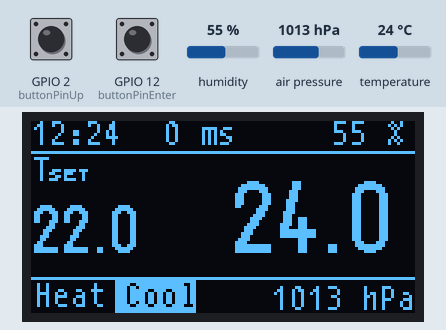
The sketch below on a simulated ESP32. On the bench: 128×64 one-colour display. The inputs (shaded band) are chosen by the test bench; at power-on: GPIO 2 (buttonPinUp) HIGH, humidity 55 %, GPIO 12 (buttonPinEnter) HIGH, air pressure 1013 hPa, temperature 24 °C. What the sketch prints to the serial monitor is not drawn.

Above: at 1.6 s.
1.7 s: GPIO 2 (buttonPinUp) pulled LOW for 0.15 s
At 2.5 s:
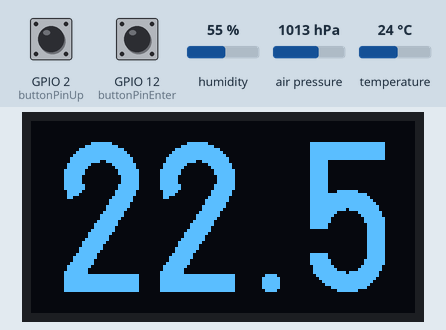
4.2 s: humidity set to 22 %
At 6.0 s:
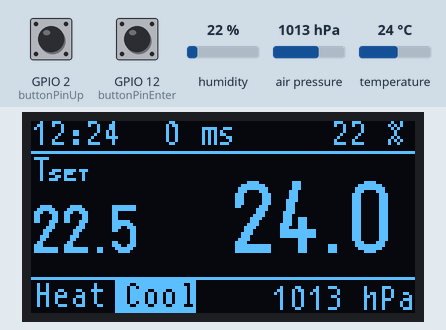
6.3 s: GPIO 12 (buttonPinEnter) pulled LOW for 0.15 s
At 8.1 s:
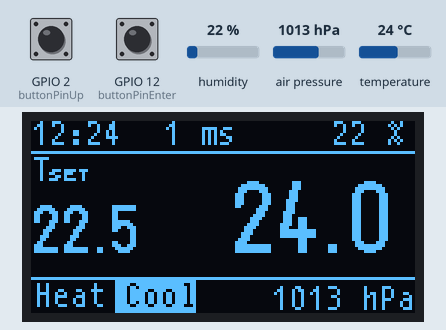
9.4 s: air pressure set to 952 hPa
At 11.3 s:
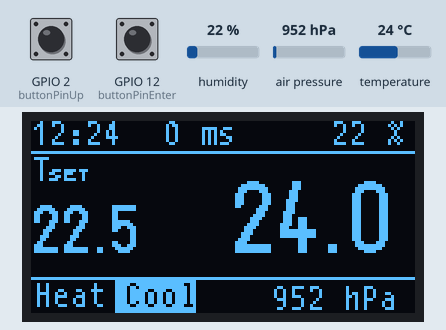
11.9 s: GPIO 2 (buttonPinUp) pulled LOW for 1 s
At 13.9 s:
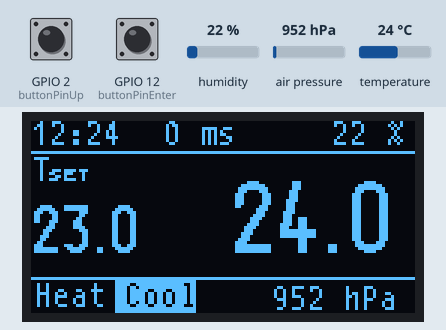
14.4 s: temperature set to 12 °C
At 16.2 s:
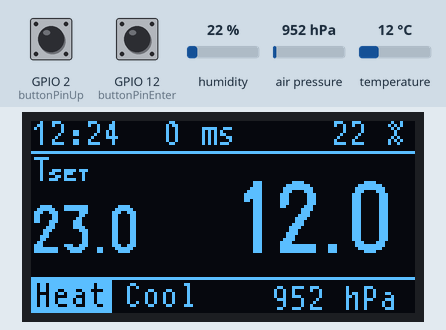
Timing chart, 0 to 17.7 s (numbered marks = the images above; inputs shaded):
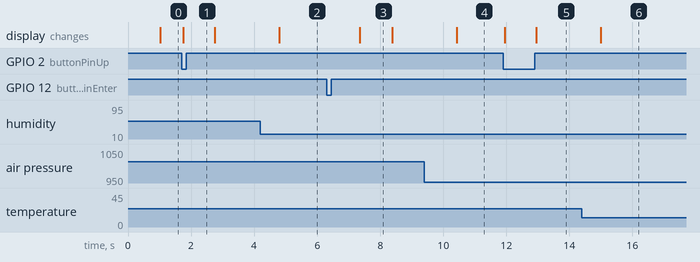

Measured:
- after the input at 1.7 s, the display: changes after 0.05 s (image 1)
- after the input at 4.2 s, the display: changes after 0.60 s (image 2)
- after the input at 6.3 s, the display: changes after 1.0 s (image 3)
- after the input at 9.4 s, the display: changes after 1.0 s (image 4)
- after the input at 11.9 s, the display: first changes after 0.05 s (image 5 shows a later state)
- what the display in image 3 shows lasts 1.1 s, from 7.3 s to 8.4 s

The sketch:

MP_SmartThermostat_v1_02.ino
```cpp
/*
Version:
- 1.00 - starting point, old code with SH1106
- 1.01 - code was cleaned, 4th button added - PB Minus, PB Plus, PB Enter, PB Escape
- 1.02 - split the code, add BME280

*/
#define MP_DEBUG // comment if you don't need the debug

#include <Arduino.h>
#include <U8g2lib.h>

#include <Bounce2.h>
#include "BME280.h"

#ifdef U8X8_HAVE_HW_SPI
#include <SPI.h>
#endif
#ifdef U8X8_HAVE_HW_I2C
#include <Wire.h>
#endif

#define SDA 4
#define SCL 14

MP_BME280 tempSensor(0x76, 100);

// The complete list is available here: https://github.com/olikraus/u8g2/wiki/u8g2setupcpp
U8G2_SH1106_128X64_NONAME_F_HW_I2C u8g2(U8G2_R2, /* reset=*/ U8X8_PIN_NONE, /* clock=*/ SCL, /* data=*/ SDA);


Bounce debouncerUp = Bounce();
Bounce debouncerDown = Bounce();
Bounce debouncerEnter = Bounce();

int buttonPinUp = 2;
int buttonPinDown = 0;
int buttonPinEnter = 12;
int buttonPinEsc = 13;
int debaunceTime = 20;

int packet;
int voltage;


void setup(void)
{
  Serial.begin(9600);
  Wire.begin(SDA, SCL);
  u8g2.begin();
  u8g2.enableUTF8Print();
  tempSensor.Initiate();
  pinMode(buttonPinEnter, INPUT_PULLUP);
  pinMode(buttonPinUp, INPUT_PULLUP);
  pinMode(buttonPinDown, INPUT_PULLUP);
  debouncerUp.attach(buttonPinUp);
  debouncerDown.attach(buttonPinDown);
  debouncerEnter.attach(buttonPinEnter);
  debouncerUp.interval(debaunceTime);
  debouncerDown.interval(debaunceTime);
  debouncerEnter.interval(debaunceTime);
  updateDisplay();
}

unsigned long lastMillis, startMillis, buttonMillis, currentMillis, lastUpdateDisplay;
int degree = 0;
int lastDegree = 9;
float actTemp = 22.75;
float setTemp = 22.0;
uint8_t actHum = 50;
uint16_t actPressure = 1014;
bool lastButtonUp, lastButtonDown, lastButtonEnter;
bool stateButtonUp, stateButtonDown, stateButtonEnter;
bool displayOn=0;

void updateDisplay()
{
  u8g2.firstPage();
  do {
    u8g2.setFont(u8g2_font_t0_11_tf);
    u8g2.drawStr(0,8,"12:24");

    u8g2.setCursor(100, 8);
    u8g2.print(actHum);
    u8g2.print(" %");

    u8g2.setCursor(80, 63);
    u8g2.print(actPressure);
    u8g2.print(" hPa");

    u8g2.setCursor(0, 20);
    u8g2.print("T");
    u8g2.setFont(u8g2_font_u8glib_4_tf);
    u8g2.print("SET ");

    u8g2.setFont(u8g2_font_logisoso16_tf);
    u8g2.setCursor(0, 44);
    u8g2.print(setTemp, 1);

    u8g2.setFont(u8g2_font_t0_11_tf);
    u8g2.setCursor(44, 8);
    u8g2.print(lastMillis);
    u8g2.print(" ms");    // requires enableUTF8Print()

    u8g2.drawHLine(0, 10, 130);
    u8g2.drawHLine(0, 52, 130);
    u8g2.setFont(u8g2_font_logisoso24_tf);
    u8g2.setCursor(66, 44);
    u8g2.print(actTemp, 1);
    //u8g2.print("°C");    // requires enableUTF8Print()

    u8g2.setFont(u8g2_font_t0_11_tf);
    u8g2.setCursor(1, 62);

//    u8g2.setFontMode(1);    // 0=solid, 1=transparent
    if(actTemp>setTemp)
    {
      u8g2.drawBox(28,53,27,11);
      u8g2.setFontMode(1);
      u8g2.setDrawColor(2);
      u8g2.print("Heat Cool");
    }
    else
    {
      u8g2.drawBox(0,53,27,11);
      u8g2.setFontMode(1);
      u8g2.setDrawColor(2);
      u8g2.print("Heat Cool");
    }

    degree++;
  } while ( u8g2.nextPage() );

}

void updateSetpoint()
{
  u8g2.firstPage();
  do
  {
    u8g2.setFont(u8g2_font_logisoso50_tf);
    u8g2.setCursor(7, 57);
    u8g2.print(setTemp, 1);
  } while ( u8g2.nextPage() );
    //PJON
  voltage = (int)setTemp * 10;
  char content[3] = {'V', voltage >> 8, voltage & 0xFF};
}

void loop(void)
{
  actTemp = tempSensor.getTemperature();
  actHum = (int)tempSensor.getHumidity();
  actPressure = (int)tempSensor.getPressure();
  if (debouncerUp.update())
  {
    // Get the update value.
    stateButtonUp = debouncerUp.read();
    // Send in the new value.
    if(stateButtonUp == LOW)
    {
      buttonMillis=millis();
      if(displayOn)
      {
        setTemp += 0.5;
        updateSetpoint();
      }
    }
  }
  if (debouncerDown.update())
  {
    // Get the update value.
    stateButtonDown = debouncerDown.read();
    // Send in the new value.
    if(stateButtonDown == LOW)
    {
      buttonMillis=millis();
      if(displayOn)
      {
        setTemp -= 0.5;
        updateSetpoint();
      }
    }
  }
  if (debouncerEnter.update())
  {
    // Get the update value.
    stateButtonEnter = debouncerEnter.read();
    // Send in the new value.
    if(stateButtonEnter == LOW)
    {
      buttonMillis=millis();
    }
  }

  startMillis = millis();
  degree = 0;


  lastDegree = degree;
  lastMillis = millis() - startMillis;

  if(millis() - buttonMillis > 10000)
  {
    if(displayOn)
    {
      u8g2.setPowerSave(1);
      displayOn = 0;
    }
  }
  else
  {
    if(!displayOn)
    {
      u8g2.setPowerSave(0);
      displayOn = 1;
    }
  }
  if(millis() - buttonMillis > 1000 && millis() - lastUpdateDisplay > 1000 && displayOn)
  {
    updateDisplay();
    lastUpdateDisplay = millis();
  }

}
```

BME280.h
```cpp
#include <Adafruit_Sensor.h>
#include <Adafruit_BME280.h>

class MP_BME280
{
  Adafruit_BME280 bme; // I2C
  int BME280address;
  float temperature = 0.0, humidity = 0.0, pressure = 0.0;
  uint32_t lastReading = 0;
  uint32_t refreshTime = 0;

  public:
  MP_BME280(int _address, uint32_t _refresh)
  {
      Serial.println(F("BME280 test"));
      BME280address = _address;
      refreshTime = _refresh;
  }

  void Initiate()
  {
      bool statusBME280;

      statusBME280 = bme.begin(BME280address);
      if (!statusBME280) {
          Serial.println("Could not find a valid BME280 sensor, check wiring!");
      }

      Serial.println("-- Default Test --");

      Serial.println();
  }

  void Update()
  {
    if(millis() - lastReading > refreshTime)
    {
      temperature = bme.readTemperature();
      pressure = bme.readPressure() / 100.0F;
      humidity = bme.readHumidity();
      lastReading = millis();
    }
  }

  float getTemperature()
  {
      Update();
      return temperature;
  }

  float getHumidity()
  {
      Update();
      return humidity;
  }

  float getPressure()
  {
      Update();
      return pressure;
  }

  void printValues() {
      Serial.print("Temperature = ");
      Serial.print(bme.readTemperature());
      Serial.println(" *C");

      Serial.print("Pressure = ");

      Serial.print(bme.readPressure() / 100.0F);
      Serial.println(" hPa");

      Serial.print("Humidity = ");
      Serial.print(bme.readHumidity());
      Serial.println(" %");

      Serial.println();
  }
};
```
